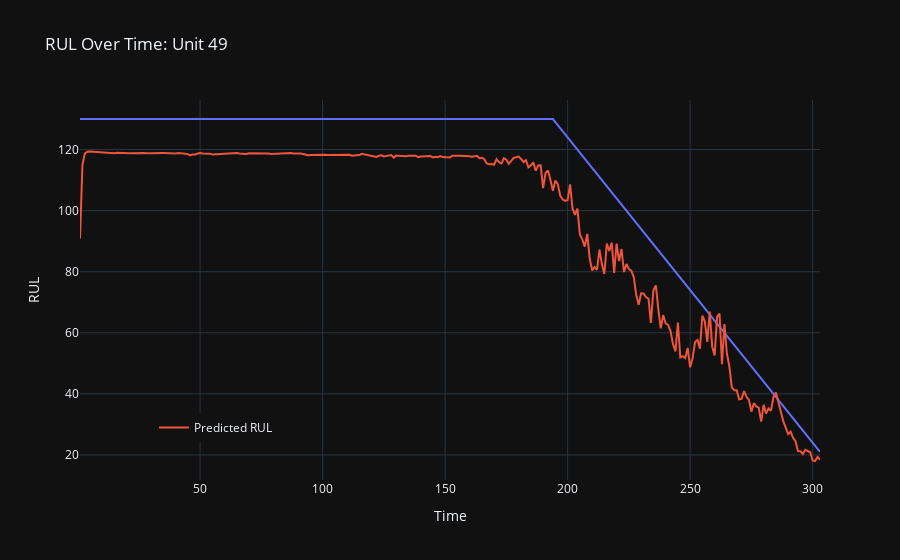

Notebook cell for this chart:
### Code cell
plot_rul_vs_time(unit_nr=49, model=model, dataloader=test_dataLoader)

### Figure 1 — Plotly figure (JSON) as saved in the notebook; plotly's stock layout.template omitted (floating-point values rounded to 4 significant figures; data arrays with more than 128 entries replaced by an {"elided": "..."} marker saying what was removed)
{"data": [{"hovertemplate": "Time=%{x}<br>RUL=%{y}<extra></extra>", "legendgroup": "", "line": {"color": "#636efa", "dash": "solid"}, "marker": {"symbol": "circle"}, "mode": "lines", "name": "", "orientation": "v", "showlegend": false, "type": "scatter", "x": {"elided": "303 int values"}, "xaxis": "x", "y": {"elided": "303 int values"}, "yaxis": "y"}, {"mode": "lines", "name": "Predicted RUL", "type": "scatter", "x": {"elided": "303 int values"}, "y": {"elided": "303 float values"}}], "layout": {"legend": {"tracegroupgap": 0, "x": 0.1, "xanchor": "left", "y": 0.1, "yanchor": "bottom"}, "title": {"text": "RUL Over Time: Unit 49"}, "xaxis": {"anchor": "y", "domain": [0, 1], "title": {"text": "Time"}}, "yaxis": {"anchor": "x", "domain": [0, 1], "title": {"text": "RUL"}}}}
